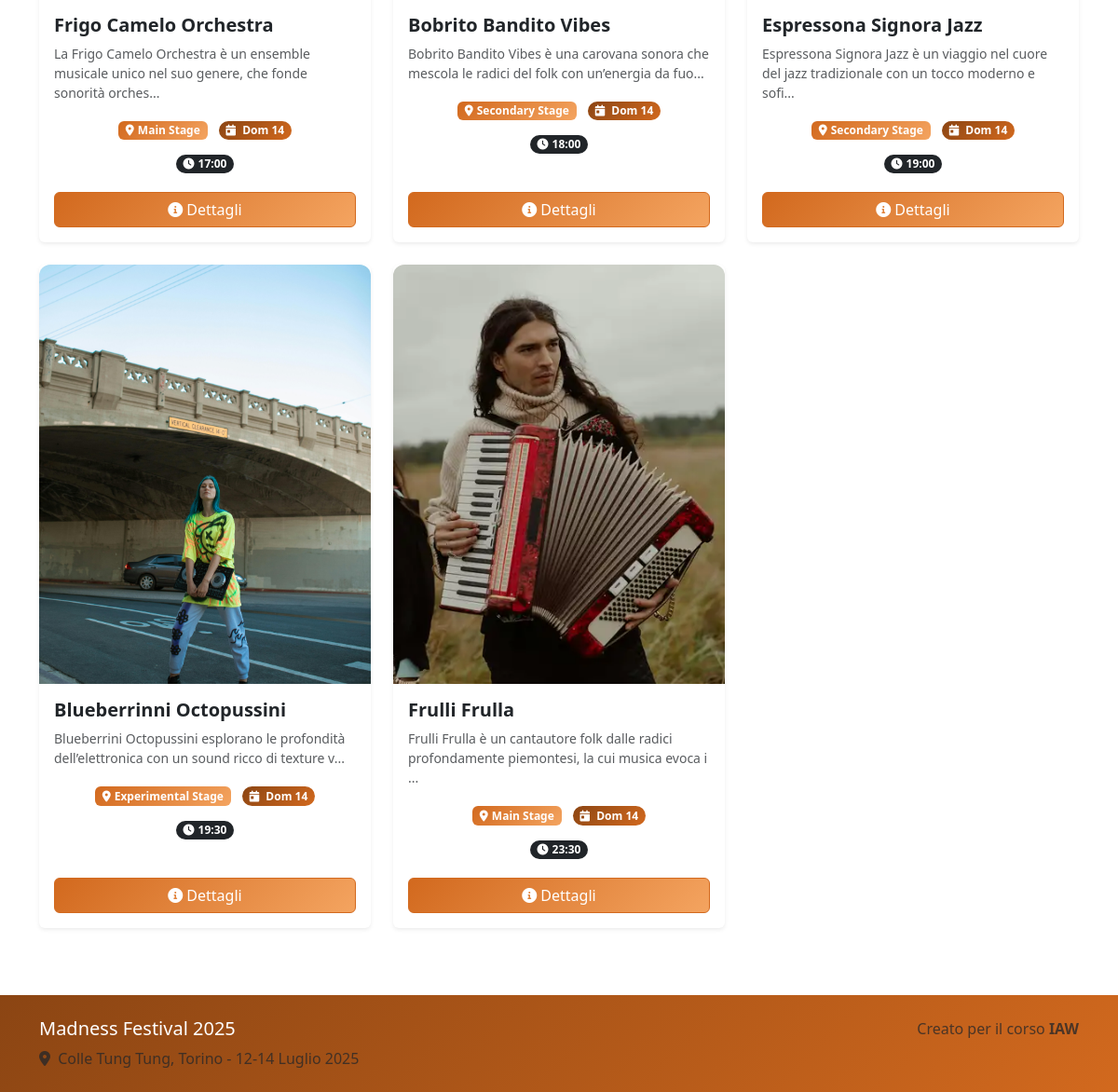
Before: / (lower part) with the older database file.
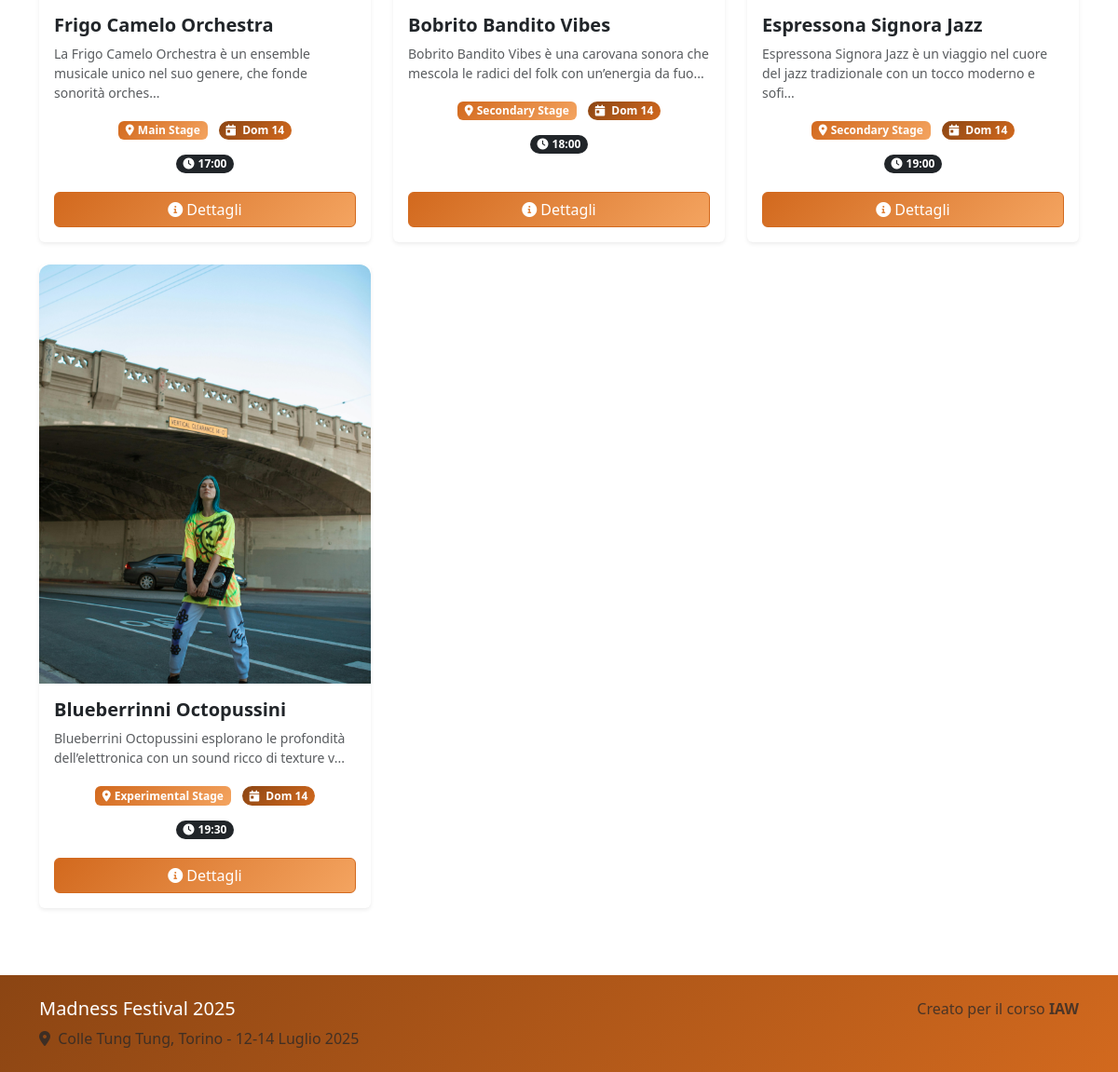
After: the same page with the newer database file.
### tables this page shows
CREATE TABLE performances (
            id INTEGER PRIMARY KEY AUTOINCREMENT,
            artist_name TEXT UNIQUE NOT NULL,
            day TEXT NOT NULL,
            start_time TEXT NOT NULL,
            duration INTEGER NOT NULL,
            description TEXT NOT NULL,
            stage_id INTEGER NOT NULL,
            genre TEXT NOT NULL,
            performance_image TEXT DEFAULT '',
            organizer_id INTEGER NOT NULL,
            published BOOLEAN DEFAULT 0,
            created_at TIMESTAMP DEFAULT CURRENT_TIMESTAMP,
            FOREIGN KEY (organizer_id) REFERENCES users (id),
            FOREIGN KEY (stage_id) REFERENCES stages (id)
        );

CREATE TABLE stages (
            id INTEGER PRIMARY KEY AUTOINCREMENT,
            name TEXT UNIQUE NOT NULL,
            capacity INTEGER DEFAULT 500,
            description TEXT DEFAULT '',
            created_at TIMESTAMP DEFAULT CURRENT_TIMESTAMP
        );

### app.py (the view)
@app.route("/")
def home():
    day_filter = request.args.get('day', '')
    stage_filter = request.args.get('stage', '')
    genre_filter = request.args.get('genre', '')
    performances = performances_dao.get_published_performances(day_filter, stage_filter, genre_filter)
    stages = stages_dao.get_all_stages() if not stage_filter else []
    return render_template("home.html",
                         performances=performances,
                         genres=GENRES,
                         stages=stages,
                         festival_name=FESTIVAL_NAME,
                         festival_location=FESTIVAL_LOCATION)

### stages_dao.py (called while the page is built)
def get_all_stages():
    query = '''SELECT id, name, capacity, description, created_at
               FROM stages
               ORDER BY name'''
    conn = sqlite3.connect('db/festival.db')
    conn.row_factory = sqlite3.Row
    cursor = conn.cursor()
    cursor.execute(query)
    stages = cursor.fetchall()
    cursor.close()
    conn.close()
    return stages

### templates/home.html (shortened to what this page needs)
{% extends "base.html" %}
{% block content %}
<main class="container">
    <section>
        {% if performances %}
        <div class="row">
            {% for performance in performances %}
            <div class="col-md-6 col-lg-4 mb-4">
                <article class="card h-100 shadow-sm border-0">
                    {% if performance.performance_image %}
                    <img src="{{ url_for('static', filename='uploads/' + performance.performance_image) }}"
                         class="card-img-top performance-image" alt="{{ performance.artist_name }}" loading="lazy">
                    {% endif %}
                    <div class="card-body d-flex flex-column">
                        <h3 class="card-title h5 fw-bold mb-2">{{ performance.artist_name }}</h3>
                        <p class="card-text text-muted small mb-3">{{ performance.description[:96] }}...</p>
                        <div class="badge-container">
                            <div class="mb-2">
                                <span class="badge bg-primary">
                                    <i class="fas fa-map-marker-alt me-1"></i>{{ performance.stage_name }}
                                </span>
                                <span class="badge bg-secondary rounded-pill">
                                    <i class="fas fa-calendar-day me-1"></i>
                                    {% if performance.day == '2025-07-12' %}Ven 12{% elif performance.day ==
                                    '2025-07-13' %}Sab 13{% else %}Dom 14{% endif %}
                                </span>
                            </div>
                            <div>
                                <span class="badge bg-dark rounded-pill">
                                    <i class="fas fa-clock me-1"></i>{{ performance.start_time }}
                                </span>
                            </div>
                        </div>
                        <a href="{{ url_for('performance_detail', id=performance.id) }}"
                            class="btn btn-primary mt-auto">
                            <i class="fas fa-info-circle me-1"></i>Dettagli
                        </a>
                    </div>
                </article>
            </div>
            {% endfor %}
        </div>
        {% endif %}
    </section>
</main>
{% endblock %}

### templates/base.html (shortened to what this page needs)
<!DOCTYPE html>
<html lang="it">
  <head>
    <link
      href="https://cdn.jsdelivr.net/npm/bootstrap@5.3.3/dist/css/bootstrap.min.css"
      rel="stylesheet"
    />
    <link
      href="https://cdnjs.cloudflare.com/ajax/libs/font-awesome/6.0.0/css/all.min.css"
      rel="stylesheet"
    />
    <link
      href="{{ url_for('static', filename='style.css') }}"
      rel="stylesheet"
    />
  </head>
  <body>
    <main>{% block content %}{% endblock %}</main>
    <footer class="footer-festival py-4 mt-5">
      <div class="container">
        <div class="row">
          <div class="col-md-6">
            <h5 class="text-white">Madness Festival 2025</h5>
            <p class="text-muted mb-0">
              <i class="fas fa-map-marker-alt me-1"></i>
              Colle Tung Tung, Torino - 12-14 Luglio 2025
            </p>
          </div>
          <div class="col-md-6 text-md-end">
            <p class="text-muted mb-0">
              Creato per il corso <strong>IAW</strong>
            </p>
          </div>
        </div>
      </div>
    </footer>
  </body>
</html>

### static/style.css (style rules this page uses)
:root { --primary: #d2691e; --secondary: #f4a460; --accent: #ff7f50; --dark: #8b4513; --success: #228b22; --gradient-primary: linear-gradient(135deg, var(--primary), var(--secondary)); --gradient-dark: linear-gradient(135deg, var(--dark), var(--primary)); --gradient-success: linear-gradient(135deg, var(--success), var(--primary)); }
.btn-primary { background: var(--gradient-primary) !important; border-color: var(--primary) !important; }
.navbar, .footer-festival { background: var(--gradient-dark) !important; color: white !important; }
.badge.bg-primary { background: var(--gradient-primary) !important; }
.badge.bg-secondary { background: var(--gradient-dark) !important; }
.badge-container { text-align: center; margin-bottom: 1rem; }
.badge-container .badge { margin: 0.25rem; }
.performance-image, .card-img-top { width: 100%; height: 450px; object-fit: cover; border-radius: 0.75rem 0.75rem 0 0; }

Changed rows visible on the page:
no longer on this page (row edited): performances: performance_image+artist_name (picture), artist_name "Frulli Frulla", description "Frulli Frulla è un cantautore folk dalle radici profondamente piemontesi, la cui musica evoca i", stage_name "Main Stage", day "Dom 14", start_time "23:30"
